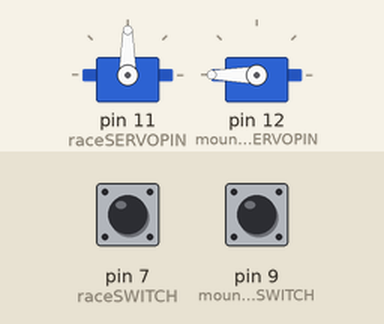
Simulated run of this sketch. Board: Arduino Uno, built with avr-gcc and run on an emulated ATmega328P. On the bench: 2 × servo. The inputs (shaded band) are chosen by the test bench; at power-on: pin 7 (raceSWITCH) LOW, pin 9 (mountainSWITCH) LOW.

Above: at 1.2 s.
1.3 s: pin 7 (raceSWITCH) pulled HIGH for 0.15 s
At 2.0 s:
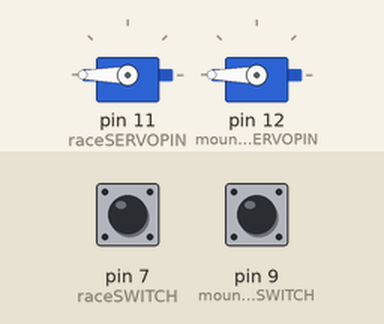
Timing chart, 0 to 4.3 s (numbered marks = the images above; inputs shaded):
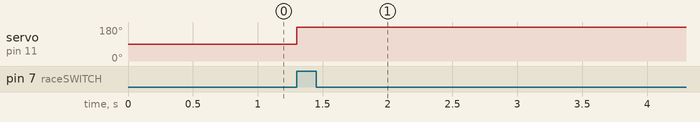

Measured:
- after the input at 1.3 s, servo on pin 11 (raceSERVOPIN): 90° → 180° at once

The sketch:

Coding.ino
```cpp
/*
AET Wreck It Ralph
Team Name: First Aid Coding Kit
Team Members: Angelica Choi, Kuba Bard
Description: button and servo program
*/

//Servo code library
#include<Servo.h>;

//CONSTANTS
const int raceSWITCH = 7;
const int mountainSWITCH = 9;
const int raceSERVOPIN = 11;
const int mountainSERVOPIN = 12;

//VARIABLES
int raceValue;
int mountainValue;
Servo raceServo;
Servo mountainServo;


void setup() {
  // put your setup code here, to run once:
  raceServo.attach (raceSERVOPIN);
  mountainServo.attach (mountainSERVOPIN);
  //using .attach to initiallize servo to pin
  pinMode(raceSWITCH, INPUT);
  pinMode(mountainSWITCH, INPUT);
  Serial.begin(9600);
}

void loop() {
  // put your main code here, to run repeatedly:
  raceValue = digitalRead(raceSWITCH);
  mountainValue = digitalRead(mountainSWITCH);
  //if button is pressed, swivel servo 180 degrees
  if(raceValue == HIGH || mountainValue == HIGH){
    raceServo.write(180);
  }else{
    mountainServo.write(180);
  }
}
```
